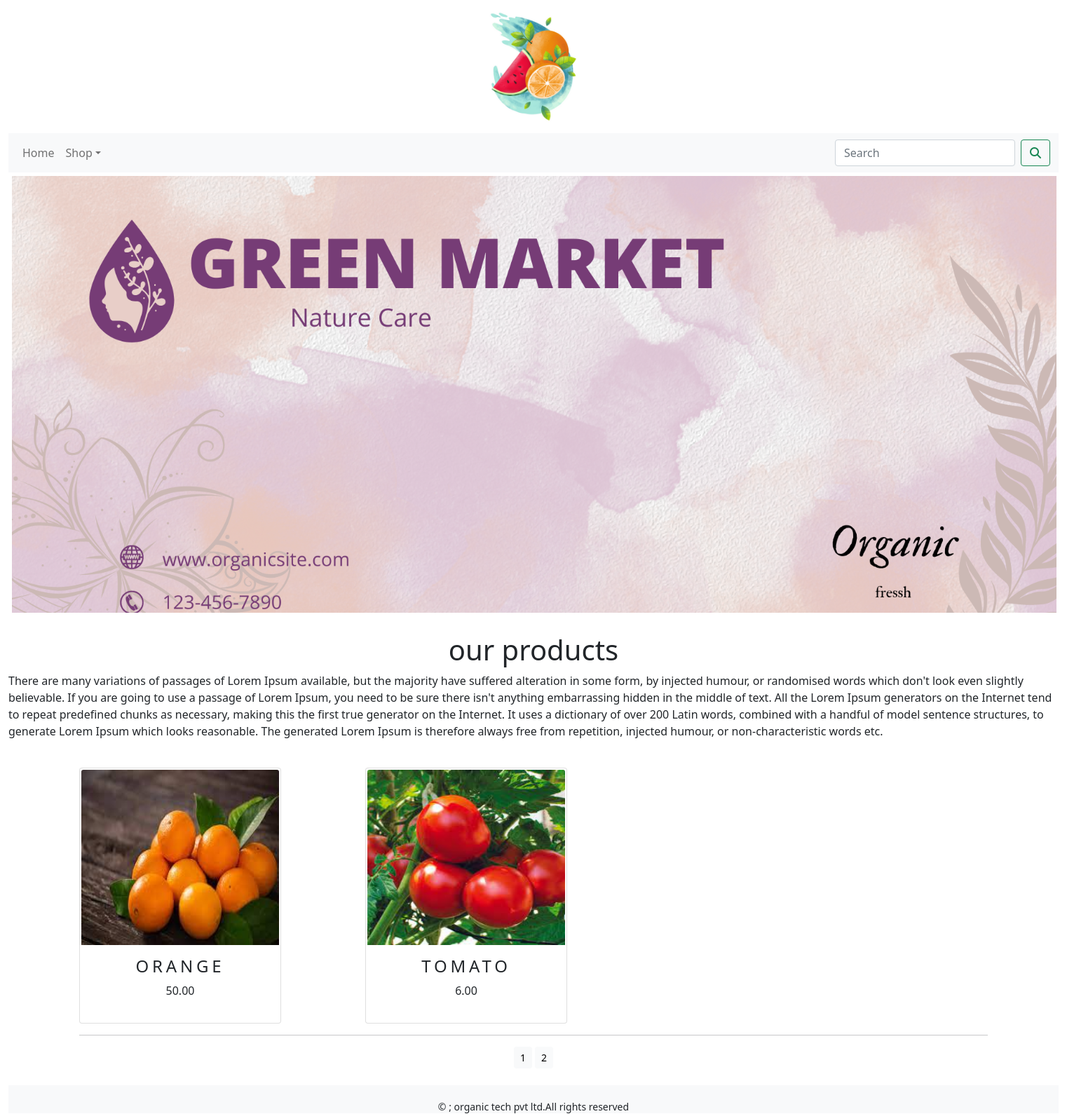
Screenshot of /shop/?page=2 with the database file from the repository.
### shop/models.py (models this page shows, shortened)
class  Product(models.Model):
    name = models.CharField(max_length=250, unique=True)
    slug = models.SlugField(max_length=250, unique=True)
    description = models.TextField(blank=True)
    image = models.ImageField(upload_to='product', blank=True)
    price=models. DecimalField(max_digits=10,decimal_places=2)
    category=models.ForeignKey(Category,on_delete=models.CASCADE)
    stock=models.IntegerField()
    available=models.BooleanField(default=True)
    created=models.DateTimeField(auto_now_add=True)
    updated=models.DateTimeField(auto_now=True)
    def get_url(self):
        return reverse('shop:prodCatdetail',args=[self.category.slug,self.slug])
    class Meta:
        ordering=('name',)
        verbose_name='product'
        verbose_name_plural='products'

### shop/views.py (the view)
# urls.py: path('', views.allProdCat,name='allProdCat'),
def allProdCat(request, c_slug=None):
    c_page=None
    products_list=None
    if c_slug!=None:
        c_page=get_object_or_404(Category,slug=c_slug)
        products_list=Product.objects.all().filter(category=c_page,available=True)
    else:
        products_list=Product.objects.all().filter(available=True)
    paginator=Paginator(products_list,6)
    try:
        page=int(request.GET.get('page','1'))
    except :
        page=1
    try:
        products=paginator.page(page)
    except (EmptyPage,InvalidPage):
        products=paginator.page(paginator.num_pages)
    return render(request,"category.html",{'category':c_page,'products':products})

### cart/context_processors.py (called while the page is built)
def counter(request):
    item_count=0
    if 'admin' in request.path:
        return {}
    else:
        try:
            cart=Cart.objects.filter(cart_id=_cart_id(request))
            car_items=CartItem.objects.all().filter(cart=cart[:1])
            for cart_item in car_items:
                item_count += cart_item.quantity
        except Cart.DoesNotExist:
            item_count=0
        return dict(item_count=item_count)

### cart/views.py (called while the page is built)
def _cart_id(request):
    cart=request.session.session_key
    if not cart:
        cart=request.session.create()
    return cart

### shop/context_processors.py (called while the page is built)
def menu_links(request):
    links=Category.objects.all()
    return dict(links=links)

### shop/models.py (called while the page is built)
    def get_url(self):
        return reverse('shop:products_by_category',args=[self.slug])

### templates/category.html (shortened to what this page needs)
{% extends 'base.html' %}
{% load static %}
{% block content %}
<div class="mx_auto">
    {% if category %}
    <img src="{{category.image.url}}" alt="{{category.name}}">
</div>
   <br>
<div>
    <h1 class="text-center my-title">
        {{category.name}}
    </h1>
    <p class="text-justify">{{category.description}}</p>
</div>
     {% else %}
<div>
    <img class="my_image my_image_padding" src="{% static 'img/banner.png' %}" alt="our products" width="1500px;">
</div>
<br>
<div>
    <h1 class="text-center my-title"> our products</h1>
     <p class="text-justify">There are many variations of passages of Lorem Ipsum available, but the majority have suffered alteration in some form, by injected humour, or randomised words which don't look even slightly believable. If you are going to use a passage of Lorem Ipsum, you need to be sure there isn't anything embarrassing hidden in the middle of text. All the Lorem Ipsum generators on the Internet tend to repeat predefined chunks as necessary, making this the first true generator on the Internet. It uses a dictionary of over 200 Latin words, combined with a handful of model sentence structures, to generate Lorem Ipsum which looks reasonable. The generated Lorem Ipsum is therefore always free from repetition, injected humour, or non-characteristic words etc.</p>
</div>
     {% endif %}
<div class="container">
    <div class="row mx-auto">
        {% for product in products.object_list %}
    <div class="my_bottom_margin col-9 col-sm-12 col-md-4 col-ig-4 row mt-4">
     <div class="card text-center" style="width:18rem; padding:2px;">
        <a href ="{{product.get_url}}"><img class="card-img-top my_image" width="250px" height="250px" src = "{{product.image.url}}"> </a>
        <div class="card-body">
            <h4>{{product.name}}</h4>
            <p>{{product.price}}</p>
        </div>
    </div>
  </div>
   {% endfor %}
    </div>
    <div class="mx-auto">
        {% if products.paginator.num_pages > 1 %}
        <hr>
        <div class="text-center">
            {% for pg in products.paginator.page_range %}
             <a href="?page={{pg}}" class="btn btn-light btn-sm {% if products.number == pg %} active {% endif %}">{{pg}}</a>
            {% endfor %}
        </div>
        {% endif %}
    </div>
    <br>
</div>
{% endblock %}

### static/css/custom.css (style rules this page uses)
body { font-family: 'Roboto', sans-serif; }
.my_image { width:100% height:auto; }
.my_image_padding { padding:5px; }
.my_bottom_margin { margin_bottom:10px; }
.card-body h4 { font size:14px; text-transform:uppercase; letter-spacing:.2em; }

### rows the page displays
Product: image (picture), name "ORANGE", price "50.00"
Product: image (picture), name "TOMATO", price "6.00"

### other values shown
{{ pg }} "1" "2"
